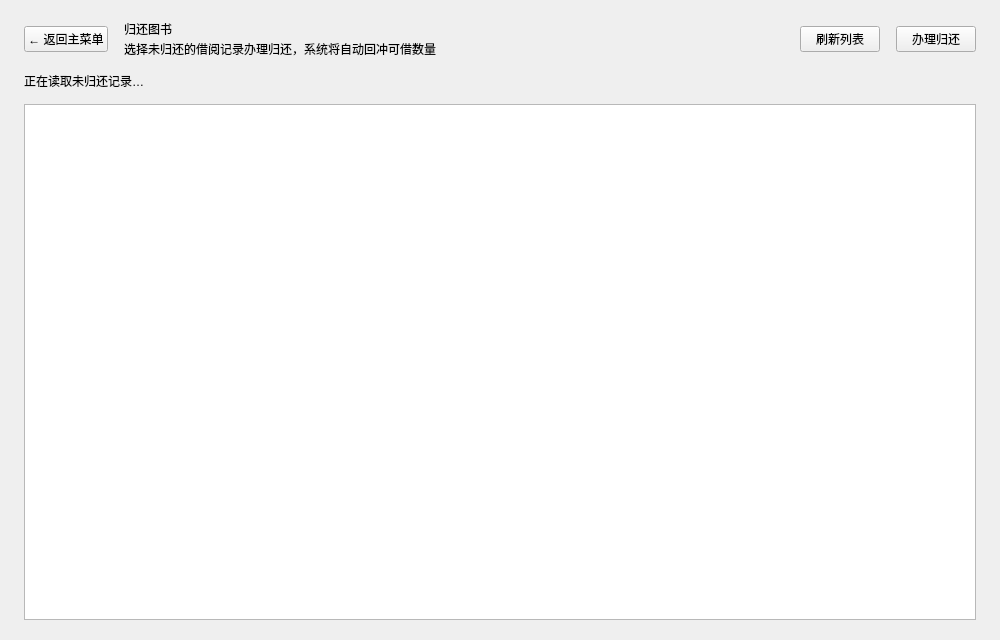
<?xml version="1.0" encoding="UTF-8"?>
<ui version="4.0">
 <class>ReturnBookPage</class>
 <widget class="QWidget" name="ReturnBookPage">
  <property name="geometry">
   <rect>
    <x>0</x>
    <y>0</y>
    <width>1000</width>
    <height>640</height>
   </rect>
  </property>
  <layout class="QVBoxLayout" name="mainLayout">
   <property name="spacing">
    <number>14</number>
   </property>
   <property name="leftMargin">
    <number>24</number>
   </property>
   <property name="topMargin">
    <number>20</number>
   </property>
   <property name="rightMargin">
    <number>24</number>
   </property>
   <property name="bottomMargin">
    <number>20</number>
   </property>
   <item>
    <layout class="QHBoxLayout" name="headerLayout">
     <property name="spacing">
      <number>16</number>
     </property>
     <item>
      <widget class="QPushButton" name="backButton">
       <property name="cursor">
        <cursorShape>PointingHandCursor</cursorShape>
       </property>
       <property name="text">
        <string>← 返回主菜单</string>
       </property>
      </widget>
     </item>
     <item>
      <layout class="QVBoxLayout" name="titleLayout">
       <property name="spacing">
        <number>2</number>
       </property>
       <item>
        <widget class="QLabel" name="titleLabel">
         <property name="text">
          <string>归还图书</string>
         </property>
        </widget>
       </item>
       <item>
        <widget class="QLabel" name="subtitleLabel">
         <property name="text">
          <string>选择未归还的借阅记录办理归还，系统将自动回冲可借数量</string>
         </property>
        </widget>
       </item>
      </layout>
     </item>
     <item>
      <spacer name="headerSpacer">
       <property name="orientation">
        <enum>Qt::Orientation::Horizontal</enum>
       </property>
       <property name="sizeHint" stdset="0">
        <size>
         <width>40</width>
         <height>20</height>
        </size>
       </property>
      </spacer>
     </item>
     <item>
      <widget class="QPushButton" name="refreshButton">
       <property name="cursor">
        <cursorShape>PointingHandCursor</cursorShape>
       </property>
       <property name="text">
        <string>刷新列表</string>
       </property>
      </widget>
     </item>
     <item>
      <widget class="QPushButton" name="returnButton">
       <property name="cursor">
        <cursorShape>PointingHandCursor</cursorShape>
       </property>
       <property name="text">
        <string>办理归还</string>
       </property>
      </widget>
     </item>
    </layout>
   </item>
   <item>
    <widget class="QLabel" name="emptyHintLabel">
     <property name="text">
      <string>正在读取未归还记录…</string>
     </property>
     <property name="wordWrap">
      <bool>true</bool>
     </property>
    </widget>
   </item>
   <item>
    <widget class="QTableView" name="loansTableView">
     <property name="alternatingRowColors">
      <bool>true</bool>
     </property>
    </widget>
   </item>
  </layout>
 </widget>
 <resources/>
 <connections/>
</ui>
